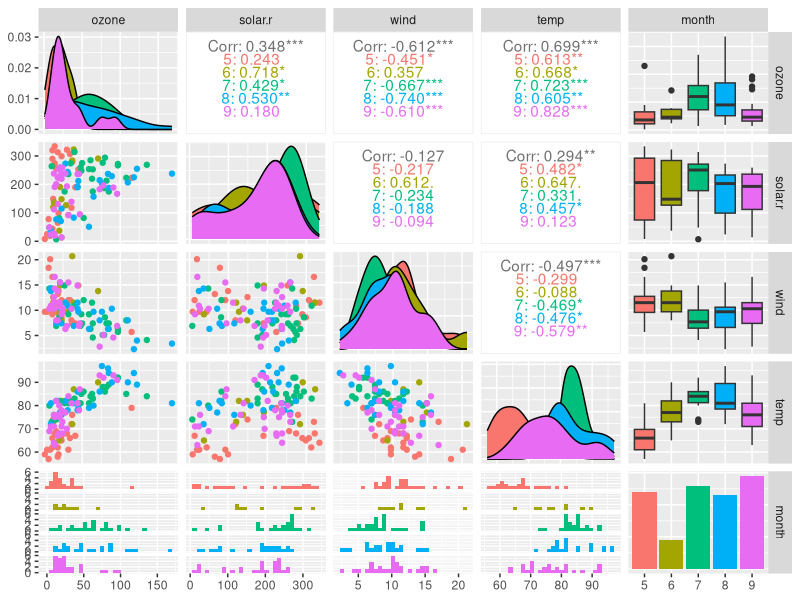

This chart was generated by the following R code:
#zadanie1
library(tidyverse)
library(GGally)
library(broom)

colnames(airquality) <- tolower(colnames(airquality)) #zmiana nazwy kolumn na małe litery

air <-
  airquality |>
  as_tibble() |> #format wizualizacji tibble
  na.omit() |> #usuniecie wierszy z brakami danych
  select(-day) |> #usuniecie kolumny day
  mutate(month = factor(month)) #konwersja na typ faktor

View(air) # wyświetlenie tabeli

glimpse(air) #struktura danych

GGally::ggpairs(air, aes(color = month)) #Sprawdzanie korelacji między zmiennymi

model <- lm(ozone ~ solar.r + wind + temp + month, data = air) #model regresji liniowej bez uwzględnienia  interakcji między zmiennymi
summary(model) #podsiumowanie modelu

model_tidy <- tidy(model, conf.int = TRUE) #konwersja wyniku modelu na czytelny format


